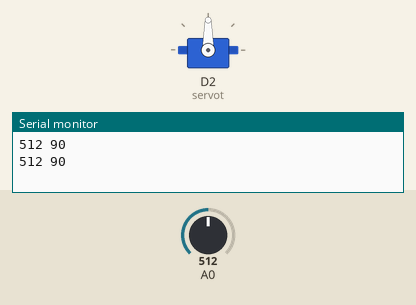
This sketch was run on a simulated ESP8266 (NodeMCU). On the bench: servo, the last lines printed to the serial monitor. Inputs (shaded band) come from the test bench; at power-on: A0 = 512.

Above: at 1.8 s.
1.9 s: A0 set to 716
At 3.2 s:
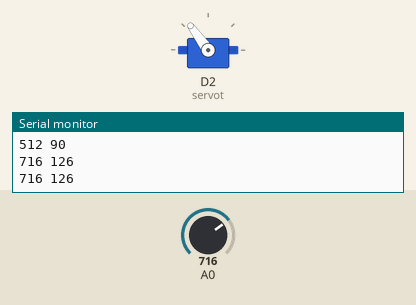
3.5 s: A0 set to 900
At 4.9 s:
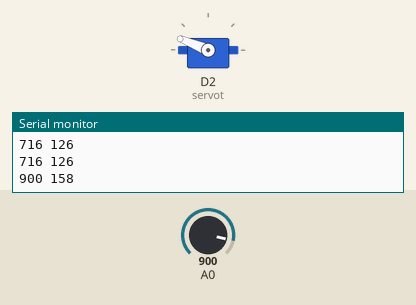
5.5 s: A0 set to 1023
At 6.5 s:
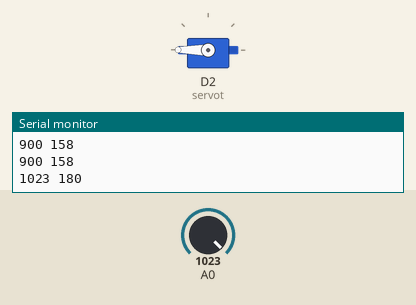
7.5 s: A0 set to 306
At 9.2 s:
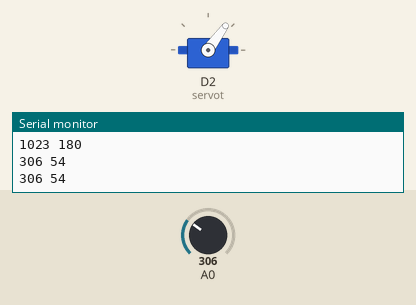
9.5 s: A0 set to 122
At 10.8 s:
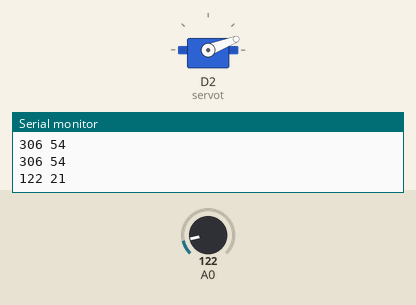
11.5 s: A0 set to 511
At 12.3 s:
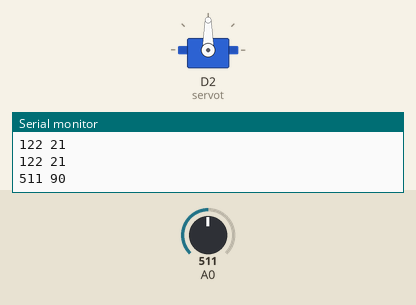
Timing chart, 0 to 14.5 s (numbered marks = the images above; inputs shaded):
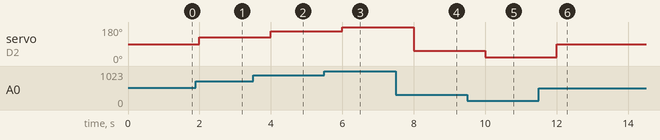

The sketch:

Servostyrmedpotmedlong.ino
```cpp
#include <Servo.h>

Servo servot;

const int AI_Pot = 0;
int PotValue = 0;
//long Time;
void setup () {
  Serial.begin(9600);
  servot.attach(D2, 544,2400);
 }

void loop() {
  PotValue = analogRead(AI_Pot);
  //Time =long(AI_Pot);
   // Map potentiometer value to betweeon 0 and 180 for servo position
  long ServoPos = map(PotValue, 0, 1023, 0, 180);
  // Move servo
  servot.write(ServoPos);
  //analogWrite(D2, PotValue);
  Serial.print (PotValue );
  Serial.print (" ");
  Serial.println(ServoPos);
  delay(1000);

}
```

Measured:
- after the input at 1.9 s, servo on D2 (servot): 90° → 126° after 0.10 s
- after the input at 3.5 s, servo on D2 (servot): 126° → 158° after 0.50 s
- after the input at 5.5 s, servo on D2 (servot): 158° → 180° after 0.50 s
- after the input at 7.5 s, servo on D2 (servot): 180° → 54° after 0.50 s
- after the input at 9.5 s, servo on D2 (servot): 54° → 21° after 0.50 s
- after the input at 11.5 s, servo on D2 (servot): 21° → 90° after 0.50 s
